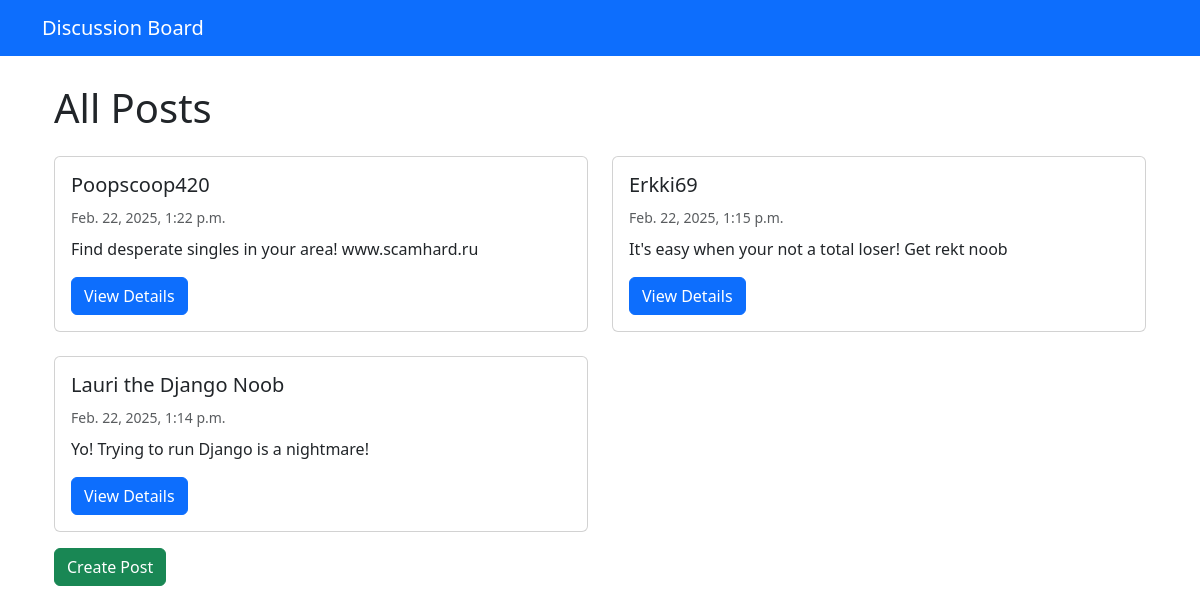
The page / on the database its author committed.
### discussion/models.py (models this page shows)
class Post(models.Model):
    nickname = models.CharField(max_length=50)
    content = models.TextField()
    created_at = models.DateTimeField(auto_now_add=True)

### discussion/views.py (the view)
# urls.py: path('', views.post_list, name='post_list'),
def post_list(request):
    posts = Post.objects.all().order_by('-created_at')
    return render(request, 'discussion/post_list.html', {'posts': posts})

### discussion/templates/discussion/post_list.html (shortened to what this page needs)
<!DOCTYPE html>
<html>
<head>
</head>
<body>
    {% extends "base.html" %}
    {% block content %}
    <div class="container">
      <h1 class="mb-4">All Posts</h1>
      <div class="row row-cols-1 row-cols-md-2 g-4">
        {% for post in posts %}
          <div class="col">
            <div class="card h-100">
              <div class="card-body">
                <h5 class="card-title">{{ post.nickname }}</h5>
                <small class="text-muted">{{ post.created_at }}</small>
                <p class="card-text mt-2">{{ post.content|truncatewords:20 }}</p>
                <a href="{% url 'post_detail' post.id %}" class="btn btn-primary">View Details</a>
              </div>
            </div>
          </div>
        {% endfor %}
      </div>
      <a href="{% url 'create_post' %}" class="btn btn-success mt-3">Create Post</a>
    </div>
    {% endblock %}

### discussion/templates/base.html (shortened to what this page needs)
<!DOCTYPE html>
<html>
<head>
    <link href="https://cdn.jsdelivr.net/npm/bootstrap@5.3.0/dist/css/bootstrap.min.css" rel="stylesheet">
</head>
<body>
    <nav class="navbar navbar-expand-lg navbar-dark bg-primary fixed-top">
      <div class="container">
        <a class="navbar-brand" href="{% url 'post_list' %}">Discussion Board</a>
      </div>
    </nav>
    <div class="container mt-4">
        {% block content %}{% endblock %}
    </div>
</body>
</html>

### discussion/templates/base.html (style rules this page uses)
body { padding-top: 60px; }

### rows shown on the page
Post: nickname "Poopscoop420", created_at "Feb. 22, 2025, 1:22 p.m.", content "Find desperate singles in your area! www.scamhard.ru"
Post: nickname "Erkki69", created_at "Feb. 22, 2025, 1:15 p.m.", content "It's easy when your not a total loser! Get rekt noob"
Post: nickname "Lauri the Django Noob", created_at "Feb. 22, 2025, 1:14 p.m.", content "Yo! Trying to run Django is a nightmare!"
